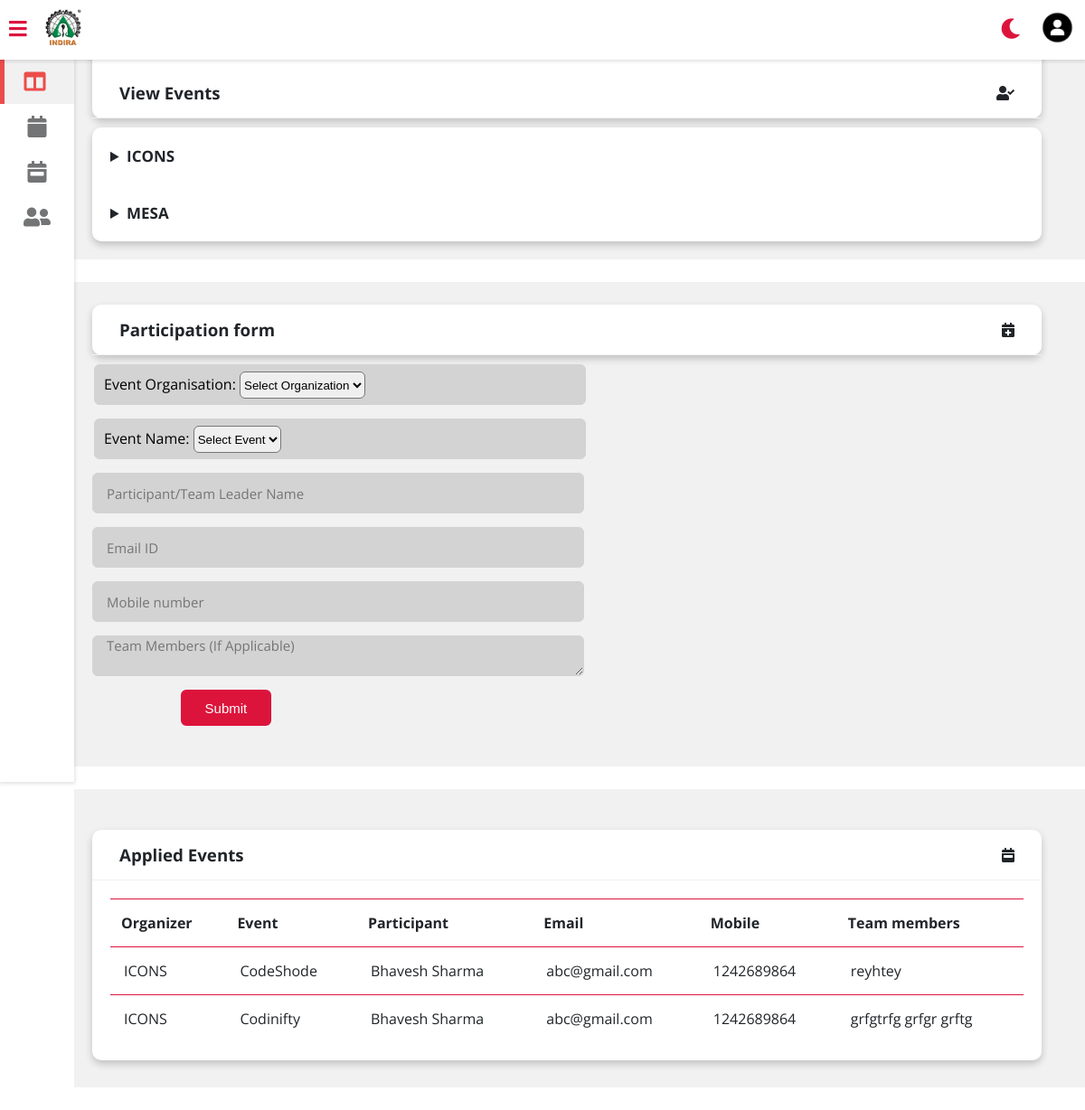
The page /EMP/ParticipantDashboard.php (signed in) on the database its author committed.
### tables this page shows
CREATE TABLE `events` (
  `EventID` int(11) NOT NULL,
  `Event_Creator` varchar(50) NOT NULL,
  `Event_Name` varchar(50) NOT NULL,
  `Short_Description` varchar(1000) NOT NULL,
  `Entry_fees` varchar(20) DEFAULT NULL,
  `Event_Coordinators` varchar(1000) NOT NULL,
  `Prize` varchar(300) DEFAULT NULL,
  `Event_Rules` varchar(1000) NOT NULL,
  `Participant_Type` varchar(20) NOT NULL,
  `Last_Date` date NOT NULL,
  `Event_Date` date NOT NULL
);

CREATE TABLE `participants` (
  `ParticipantID` int(10) NOT NULL,
  `Participant_Name` varchar(50) NOT NULL,
  `Username` varchar(50) NOT NULL,
  `Email` varchar(50) NOT NULL,
  `Mobile` varchar(10) NOT NULL,
  `Team_Members` varchar(100) DEFAULT NULL,
  `Event_Name` varchar(50) NOT NULL,
  `Event_Creator` varchar(50) NOT NULL
);

### EMP/ParticipantDashboard.php (the view, shortened to what this page needs)
<?php
$conn = mysqli_connect("localhost","root","","Event Portal");
$query1 = "SELECT * FROM Events GROUP BY Event_Creator";
$result1 = mysqli_query($conn, $query1);
?>
<!DOCTYPE html>
<html>
<head>
	<link rel="stylesheet" type="text/css" href="https://cdnjs.cloudflare.com/ajax/libs/Chart.js/2.9.3/Chart.min.css">
	<link rel="stylesheet" href="https://use.fontawesome.com/releases/v5.8.1/css/all.css">
	<link rel="stylesheet" type="text/css" href="css/participant_style.css">
</head>
<body class="overlay-scrollbar">
	<div class="navbar">
		<ul class="navbar-nav">
			<li class="nav-item">
				<a class="nav-link">
					<i class="fas fa-bars" onclick="collapseSidebar()"></i>
				</a>
			</li>
			<li class="nav-item">
				<img src="images/indiralogo.png" alt="logo" class="logo logo-light">
			</li>
		</ul>
		<ul class="navbar-nav nav-right">
			<li class="nav-item mode">
				<a class="nav-link" href="#" onclick="switchTheme()">
					<i class="fas fa-moon dark-icon"></i>
				</a>
			</li>
			<li class="nav-item avt-wrapper">
				<div class="avt dropdown">
					<img src="images/dp.jpg"  alt="User image" class="dropdown-toggle" data-toggle="user-menu">
				</div>
			</li>
		</ul>
	</div>
	<div class="sidebar">
		<ul class="sidebar-nav">
            <li  class="sidebar-nav-item">
				<a href="#" class="sidebar-nav-link active">
					<div>
						<i class="fas fa-columns"></i>
					</div>
				</a>
			</li>
            <li class="sidebar-nav-item">
				<a href="#part" class="sidebar-nav-link">
					<div>
						<i class="fas fa-calendar"></i>
					</div>
				</a>
			</li>
            <li class="sidebar-nav-item">
				<a href="#addevent" class="sidebar-nav-link">
					<div>
						<i class="fas fa-calendar-week"></i>
					</div>
				</a>
			</li>
			<li  class="sidebar-nav-item">
				<a href="#viewevents" class="sidebar-nav-link">
					<div>
						<i class="fas fa-user-friends"></i>
					</div>
				</a>
			</li>
		</ul>
	</div>
    <section class = "participant" id="part">
        <div class = "card">
            <div class = "card-header">
                <h3>View Events</h3>
                <i class = "fas fa-user-check"></i>
            </div>
        </div>
        <div class = "collapse">
        <?php
                 while($row = mysqli_fetch_array($result1))
                 {
			?>
				<details>
					<summary><?php $creator = $row['Event_Creator']; echo $row['Event_Creator'] ?></summary>
				</details>
			<?php
				}
			?>
        </div>
    </section>
		<section class="addevent" id="addevent">
			<div class = "card">
				<div class = "card-header">
					<h3>Participation form</h3>
					<i class = "fas fa-calendar-plus"></i>
				</div>
			</div>
			<div class = "form">
				<form action="register_event.php" method="post">
					<div class="fields">
						<div class="field organisation">
							<label for="Event Organisation">Event Organisation:</label>
							<select name="EventCreator" id="event_creator" required>
								<option value="">Select Organization</option>
							</select>
						</div>
                        <div class="field eventname">
							<label for="Event Name">Event Name:</label>
							<select name="EventName" id="event_name" required>
								<option value="">Select Event</option>
							</select>
						</div>
                        <div class="field name">
							<input type="text" name="ParticipantName" placeholder="Participant/Team Leader Name" required>
						</div>
                        <div class="field name">
							<input type="text" name="Email" placeholder="Email ID" required>
						</div>
                        <div class="field name">
							<input type="text" name="Mobile" placeholder="Mobile number" required>
						</div>
						<div class="field textarea">
							<textarea cols="30" rows="10" name="TeamMembers" placeholder="Team Members (If Applicable)" required></textarea>
						<div class="button">
							<button type="submit">Submit</button>
						</div>
					</div>
				</form>
			</div>
		</section>
		<section class = "viewevents" id="viewevents">
            <div class="wrapper">
                <div class="row">
                    <div class="col-8 col-m-12 col-sm-12">
                        <div class="card">
                            <div class="card-header">
                                <h3>
                                    Applied Events
                                </h3>
                                <i class="fas fa-calendar-week"></i>
                            </div>
                            <div class="card-content">
                                <table>
                                    <thead>
                                        <tr>
                                            <th>Organizer</th>
                                            <th>Event</th>
                                            <th>Participant</th>
                                            <th>Email</th>
                                            <th>Mobile</th>
                                            <th>Team members</th>
                                        </tr>
                                    </thead>
                                    <tbody>
                                       <?php
                                        $username = $_SESSION['email'];
                                        $query3 = "SELECT * FROM Participants WHERE Username = '".$username."'";
                                        $result3 = mysqli_query($conn, $query3);
                        		         while($row = mysqli_fetch_array($result3))
                         		        {
								        ?>
									<tr>
                                    <td><?php echo $row["Event_Creator"]; ?></td>
                                    <td><?php echo $row["Event_Name"]; ?></td>
									<td><?php echo $row["Participant_Name"]; ?></td>
									<td><?php echo $row["Email"]; ?></td>
									<td><?php echo $row["Mobile"]; ?></td>
									<td><?php echo $row["Team_Members"]; ?></td>
                              		</tr>
									<?php
								 }
								 ?>
                                    </tbody>
                                </table>
                            </div>
                        </div>
                    </div>
                </div>
            </section>
</body>
</html>

### rows shown on the page
events: Event_Creator "ICONS"
events: Event_Creator "MESA"
participants: Event_Creator "ICONS", Event_Name "CodeShode", Participant_Name "Bhavesh Sharma", Email "abc@gmail.com", Mobile "1242689864", Team_Members "reyhtey"
participants: Event_Creator "ICONS", Event_Name "Codinifty", Participant_Name "Bhavesh Sharma", Email "abc@gmail.com", Mobile "1242689864", Team_Members "grfgtrfg grfgr grftg"
